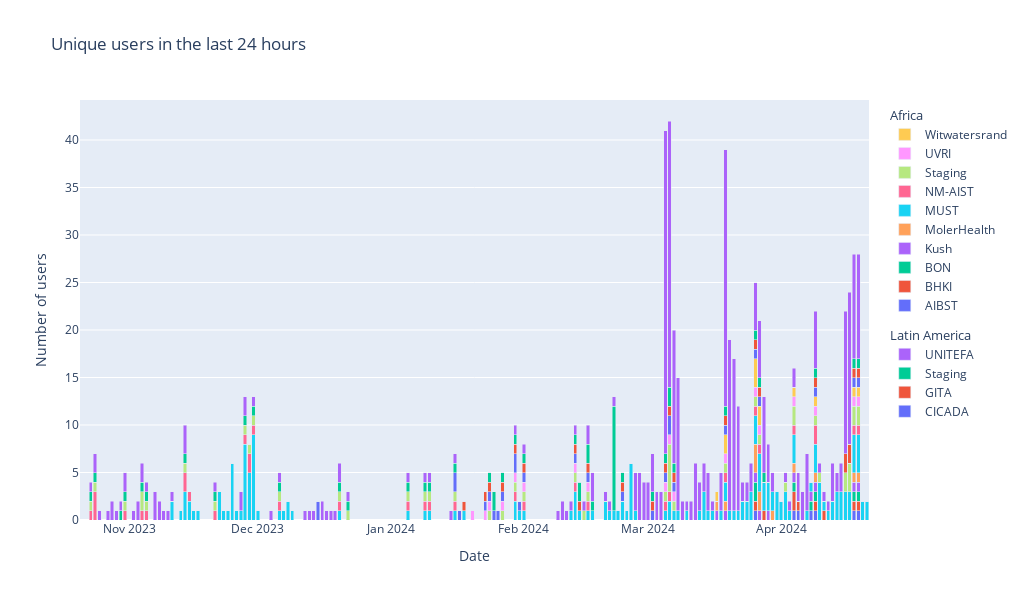

Notebook cell for this chart:
### Markdown cell above
Plot the data.

### Code cell
fig = go.Figure()
for col in dfs[0].columns:
    fig.add_trace(go.Bar(
        x=dfs[0].index,
        y=dfs[0][col],
        legendgrouptitle_text="Africa",
        legendgroup="africa",
        name=f"{col}",
        )
    )
for col in dfs[1].columns:
    fig.add_trace(go.Bar(
        x=dfs[1].index,
        y=dfs[1][col],
        legendgrouptitle_text="Latin America",
        legendgroup="latam",
        name=f"{col}",
        )
    )
fig.update_layout(
    title_text="Unique users in the last 24 hours",
    xaxis_title="Date",
    width=800,
    height=600,
    legend=dict(groupclick="toggleitem"),
    barmode='stack',
    )
fig.show()

### Figure 1 — Plotly figure (JSON) as saved in the notebook; plotly's stock layout.template omitted (floating-point values rounded to 4 significant figures; data arrays with more than 128 entries replaced by an {"elided": "..."} marker saying what was removed)
{"data": [{"legendgroup": "africa", "legendgrouptitle": {"text": "Africa"}, "name": "AIBST", "type": "bar", "x": {"elided": "184 str values"}, "y": {"elided": "184 int values"}}, {"legendgroup": "africa", "legendgrouptitle": {"text": "Africa"}, "name": "BHKI", "type": "bar", "x": {"elided": "184 str values"}, "y": {"elided": "184 int values"}}, {"legendgroup": "africa", "legendgrouptitle": {"text": "Africa"}, "name": "BON", "type": "bar", "x": {"elided": "184 str values"}, "y": {"elided": "184 int values"}}, {"legendgroup": "africa", "legendgrouptitle": {"text": "Africa"}, "name": "Kush", "type": "bar", "x": {"elided": "184 str values"}, "y": {"elided": "184 int values"}}, {"legendgroup": "africa", "legendgrouptitle": {"text": "Africa"}, "name": "MolerHealth", "type": "bar", "x": {"elided": "184 str values"}, "y": {"elided": "184 int values"}}, {"legendgroup": "africa", "legendgrouptitle": {"text": "Africa"}, "name": "MUST", "type": "bar", "x": {"elided": "184 str values"}, "y": {"elided": "184 int values"}}, {"legendgroup": "africa", "legendgrouptitle": {"text": "Africa"}, "name": "NM-AIST", "type": "bar", "x": {"elided": "184 str values"}, "y": {"elided": "184 int values"}}, {"legendgroup": "africa", "legendgrouptitle": {"text": "Africa"}, "name": "Staging", "type": "bar", "x": {"elided": "184 str values"}, "y": {"elided": "184 int values"}}, {"legendgroup": "africa", "legendgrouptitle": {"text": "Africa"}, "name": "UVRI", "type": "bar", "x": {"elided": "184 str values"}, "y": {"elided": "184 int values"}}, {"legendgroup": "africa", "legendgrouptitle": {"text": "Africa"}, "name": "Witwatersrand", "type": "bar", "x": {"elided": "184 str values"}, "y": {"elided": "184 int values"}}, {"legendgroup": "latam", "legendgrouptitle": {"text": "Latin America"}, "name": "CICADA", "type": "bar", "x": {"elided": "184 str values"}, "y": {"elided": "184 int values"}}, {"legendgroup": "latam", "legendgrouptitle": {"text": "Latin America"}, "name": "GITA", "type": "bar", "x": {"elided": "184 str values"}, "y": {"elided": "184 int values"}}, {"legendgroup": "latam", "legendgrouptitle": {"text": "Latin America"}, "name": "Staging", "type": "bar", "x": {"elided": "184 str values"}, "y": {"elided": "184 int values"}}, {"legendgroup": "latam", "legendgrouptitle": {"text": "Latin America"}, "name": "UNITEFA", "type": "bar", "x": {"elided": "184 str values"}, "y": {"elided": "184 int values"}}], "layout": {"barmode": "stack", "height": 600, "legend": {"groupclick": "toggleitem"}, "title": {"text": "Unique users in the last 24 hours"}, "width": 1024, "xaxis": {"autorange": true, "range": ["2023-10-20 12:00", "2024-04-21 12:00"], "title": {"text": "Date"}, "type": "date"}, "yaxis": {"autorange": true, "range": [0, 44.21], "title": {"text": "Number of users"}, "type": "linear"}}}
